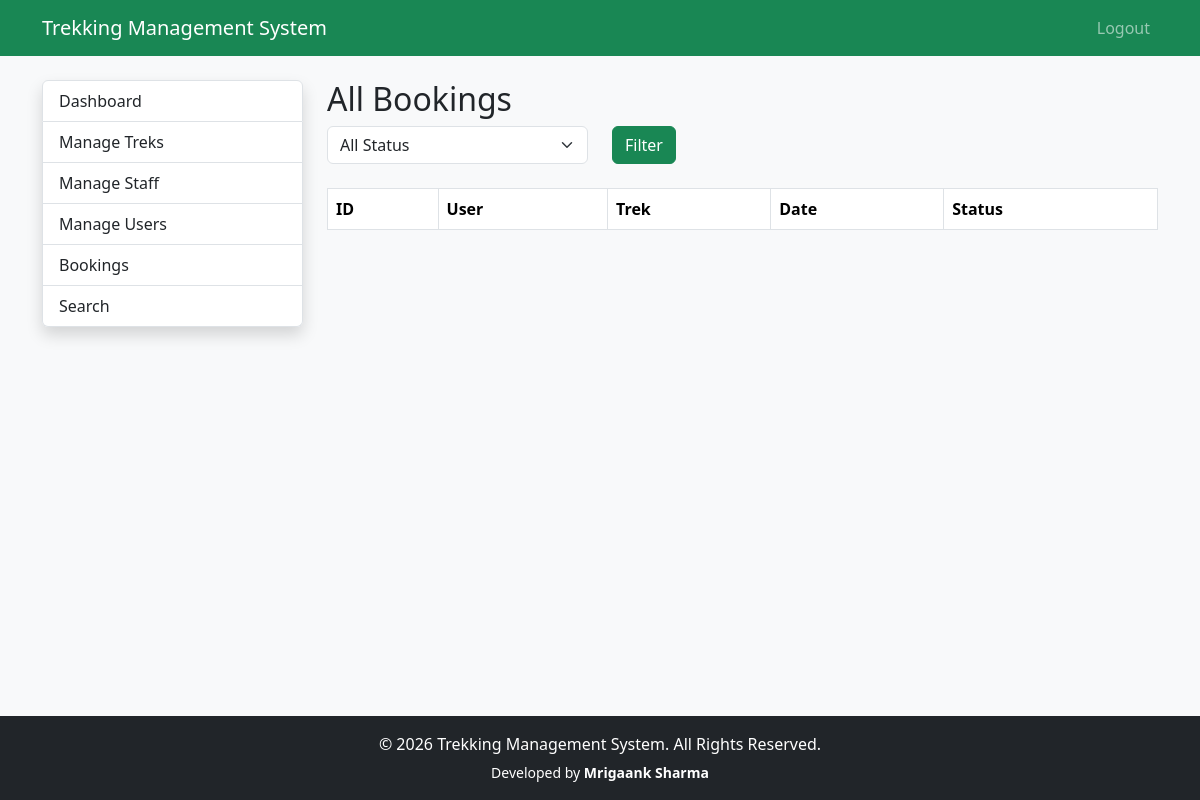
The page /admin/bookings (signed in) on the database as committed earlier.
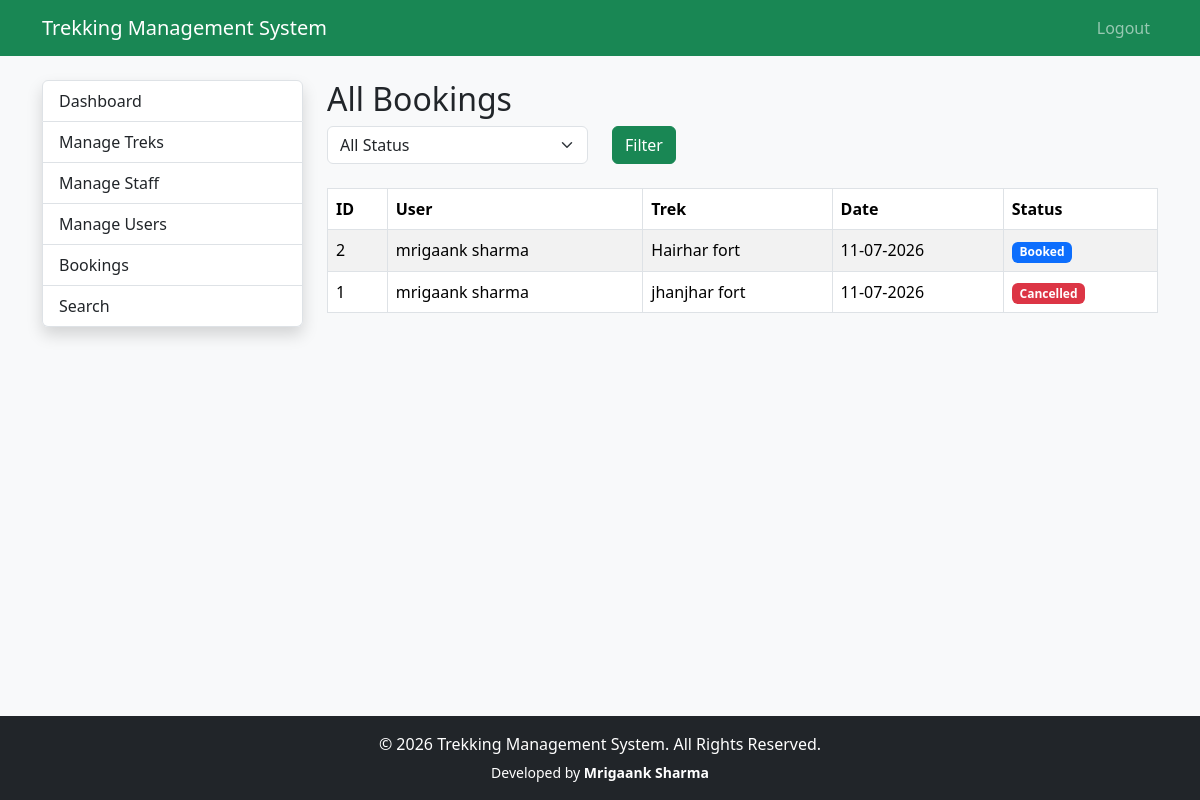
The same page on the database as committed later.
### app/models.py (models this page shows)
class Booking(db.Model):
      __tablename__="bookings"
      __table_args__ = (
    db.UniqueConstraint(
        "user_id",
        "trek_id",
        name="unique_booking"
    ),
)
      id=db.Column(db.Integer,primary_key=True)
      bookings_date=db.Column(
            db.DateTime,
            default=datetime.utcnow
      )
      status=db.Column(
            db.String(20),
            default="Booked"
      )
      user_id=db.Column(
            db.Integer,
            db.ForeignKey("users.id")
      )
      trek_id=db.Column(
            db.Integer,
            db.ForeignKey("treks.id")
      )

class User(UserMixin,db.Model):
    __tablename__="users"
    id=db.Column(db.Integer,primary_key=True)
    name=db.Column(db.String(100),nullable=False)
    email=db.Column(db.String(120),unique=True,nullable=False)
    password=db.Column(db.String(255),nullable=False)
    phone=db.Column(db.String(15))
    role=db.Column(db.String(20),nullable=False)
    status=db.Column(db.String(20),default="active")
    created_at=db.Column(db.DateTime,default=datetime.utcnow)
    assigned_treks=db.relationship(
        "Trek",
        foreign_keys="Trek.staff_id",
        backref="staff",
        lazy=True
    )
    bookings=db.relationship(
        "Booking",
        backref="user",
        lazy=True
    )

class Trek(db.Model):
        __tablename__="treks"
        id=db.Column(db.Integer,primary_key=True)
        name=db.Column(db.String(100),nullable=False)
        location=db.Column(db.String(100),nullable=False)
        difficulty=db.Column(db.String(20),nullable=False)
        duration=db.Column(db.Integer)
        available_slots=db.Column(db.Integer)
        description=db.Column(db.Text)
        status=db.Column(
            db.String(20),
            default="Upcoming"
        )
        start_date=db.Column(db.Date)
        end_date=db.Column(db.Date)
        staff_id=db.Column(
            db.Integer,
            db.ForeignKey("users.id")
        )
        bookings=db.relationship(
            "Booking",
            backref="trek",
            lazy=True
        )
        price = db.Column(db.Float)
        image = db.Column(db.String(255))
        max_altitude = db.Column(db.Integer)
        meeting_point = db.Column(db.String(200))

### app/admin/bookings.py (the view)
@admin_bp.route("/bookings")
@login_required
@admin_required
def view_bookings():
    status =request.args.get("status")
    query =Booking.query
    if status:
        query = query.filter_by(status=status)
    bookings = query.order_by(
        Booking.bookings_date.desc()
    ).all()
    return render_template(
        "admin/bookings.html",
        bookings=bookings,
        selected_status=status
    )

### app/extensions.py (called while the page is built)
@login_manager.user_loader
def load_user(user_id):
    return User.query.get(int(user_id))

### app/templates/admin/bookings.html (shortened to what this page needs)
{% extends 'admin/layout.html' %}
{% block admin_content %}
<h2>All Bookings</h2>
<form method="GET" class="row mb-4">
    <div class="col-md-4">
        <select class="form-select" name="status">
            <option value="">
                All Status
            </option>
        </select>
    </div>
    <div class="col-md-2">
        <button class="btn btn-success">
            Filter
        </button>
    </div>
</form>
<table class="table table-striped table-bordered">
    <thead>
        <tr>
            <th>ID</th>
            <th>User</th>
            <th>Trek</th>
            <th>Date</th>
            <th>Status</th>
        </tr>
    </thead>
    <tbody>
        {% for booking in bookings %}
        <tr>
            <td>
                {{ booking.id }}
            </td>
            <td>
                {{ booking.user.name }}
            </td>
            <td>
                {{ booking.trek.name }}
            </td>
            <td>
                {{ booking.bookings_date.strftime("%d-%m-%Y") }}
            </td>
            <td>
                {% if booking.status=="Booked" %}
                <span class="badge bg-primary">
                    Booked
                </span>
                {% elif booking.status=="Cancelled" %}
                <span class="badge bg-danger">
                    Cancelled
                </span>
                {% else %}
                <span class="badge bg-success">
                    Completed
                </span>
                {% endif %}
            </td>
        </tr>
        {% endfor %}
    </tbody>
</table>
{% endblock %}

Rows that differ between the two databases and show on the page:
added Booking: id "2", user.name "mrigaank sharma", trek.name "Hairhar fort", bookings_date "11-07-2026", status "Booked"
added Booking: id "1", user.name "mrigaank sharma", trek.name "jhanjhar fort", bookings_date "11-07-2026", status "Cancelled"
